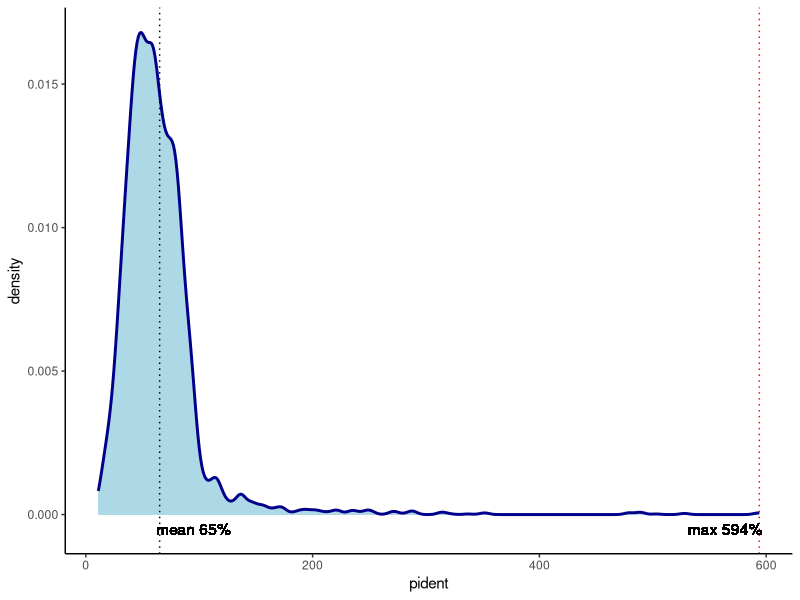
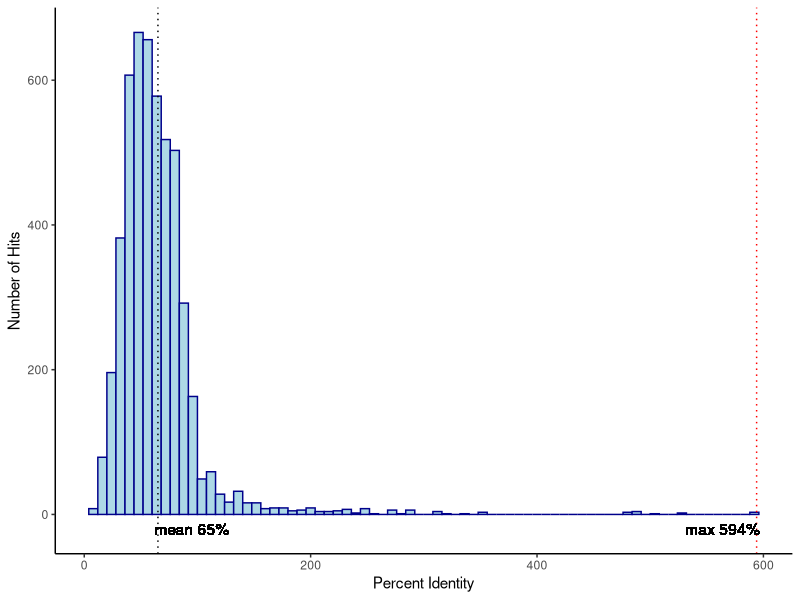

The R script that drew these images, in order:
#install.packages("ggplot2",repos = "http://cran.us.r-project.org")
library("ggplot2")

stats <- read.csv("identities.csv",header = FALSE)
genes <- stats[1]
pident <- as.numeric(unlist(stats[2]))

mean_ident <- mean(pident)
mean_label = paste("mean ",round(mean_ident),"%",sep = "")

max_ident <- max(pident)
max_label = paste("max ",round(max_ident),"%",sep="")
x_label_offset = -30
y_label_offset = -0.0005
label_angle = 0 #90


df <- data.frame(genes,pident)


#####################################
# Density Plot For Percent Identity #
#####################################

densityplot <- ggplot(df) +
  theme_classic() +
  geom_density(
    aes(x=pident,y=after_stat(density)),
    color = "darkblue",
    fill="lightblue",
    linewidth = 1)+
  
  geom_vline(aes(xintercept=mean_ident), color = "black",linetype="dotted") +
  geom_vline(aes(xintercept=max_ident), color = "red",linetype="dotted")+

  geom_text(aes(x=mean_ident - x_label_offset,y = y_label_offset, angle=label_angle,label= mean_label))+
  geom_text(aes(x=max_ident + x_label_offset,y = y_label_offset, angle=label_angle,label= max_label))

  
densityplot

##################################
# Histogram For Percent Identity #
##################################

histplot <- ggplot(df) +
  theme_classic() +
  geom_histogram(
    aes(x=pident),
    binwidth=8,
    color="darkblue",
    fill="lightblue")+
  
  geom_vline(aes(xintercept=mean_ident), color = "black",linetype="dotted") +
  geom_vline(aes(xintercept=max_ident), color = "red",linetype="dotted")+
  
  geom_text(aes(x=mean_ident - x_label_offset,y = -20, angle=label_angle,label= mean_label))+
  geom_text(aes(x=max_ident + x_label_offset,y = -20, angle=label_angle,label= max_label))+
  
  xlab("Percent Identity")+
  ylab("Number of Hits")


histplot

